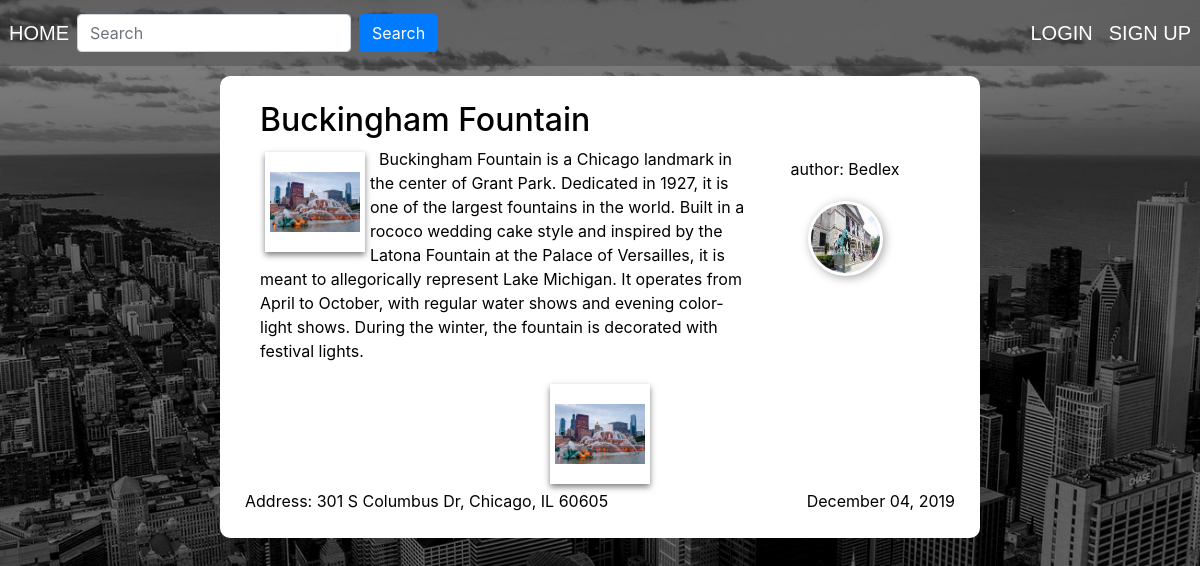
Screenshot of /post/3 with the database file from the repository.
### app_base/models.py (models this page shows, shortened)
class Article(db.Model):
    id = db.Column(db.Integer, primary_key = True)
    category = db.Column(db.String(100), nullable = False)
    title = db.Column(db.String(400),unique = True, nullable = False)
    author = db.Column(db.Integer, db.ForeignKey('user.id'))
    article = db.Column(db.Text, nullable = False)
    location = db.Column(db.String(400), nullable = False)
    source = db.Column(db.String(150))
    date_created = db.Column(db.DateTime, default = datetime.now)
    photopath = db.Column(db.Text)

class User(db.Model,UserMixin):
    id = db.Column(db.Integer, primary_key = True)
    username = db.Column(db.String(100), unique = True, nullable = False)
    firstname = db.Column(db.String(100))
    lastname = db.Column(db.String(100))
    email = db.Column(db.String(150), unique = True ,nullable = False)
    photourl = db.Column(db.String(500))
    password = db.Column(db.String(300), nullable = False)
    date_created = db.Column(db.DateTime, default = datetime.now)
    articles = db.relationship('Article', backref='owner', lazy="dynamic")

### app_base/routes.py (the view)
@app.route("/post/<int:post_id>")
def post(post_id):
    post1 = Article.query.filter_by(id=post_id).first_or_404()
    user = User.query.filter_by(username=post1.author).one_or_none()
    post = Posts()
    post.id = post1.id
    post.category = post1.category
    post.title = post1.title
    post.author = post1.author
    post.authorPhoto = user.photourl
    post.article = post1.article
    post.location = post1.location
    post.source = post1.source
    post.date_created = post1.date_created.strftime('%B %d, %Y')
    post.photopath = text_to_list(post1.photopath)
    return render_template("post.html", post = post)

### app_base/routes.py (called while the page is built)
def text_to_list(text):
    a =[]
    if text:
        a = list(text.split("#!$"))
    return a

### app_base/templates/post.html (shortened to what this page needs)
{% extends "index.html" %}
{% block content %}
<div class="container">
  <div class="row d-flex justify-content-center align-items-center content1">
    <div class="col-12">
  <div class="row d-flex justify-content-center">
  <div class="col-12"><h2>{{ post.title }}</h2>
    {% if post.photopath: %}
  <img class="artimg" src="{{url_for('static',filename='artimages/' + post.photopath[0])}}" alt="{{post.title}}">
    {% endif %}
    <div class="data">
    <div class="avatat_title">author: {{ post.author }}</div>
      {% if post.authorPhoto: %}
    <img class="avatar" src="{{post.authorPhoto}}" alt="{{post.author}}">
      {% endif %}
  </div>
  <p>&nbsp&nbsp{{ post.article|safe }}</p>
</div>
  </div>
<div class="row justify-content-center">
  {% if post.photopath: %}
  {% for photo in post.photopath: %}
  <img class="artimg" src="{{url_for('static',filename='artimages/' + photo)}}" alt="{{post.title}}">
  {% endfor %}
  {% endif %}
</div>
  <div class="row d-flex justify-content-between">
  <div class="support_info ">Address: {{ post.location|safe }} </div>
  <div class="avatat_title">{{ post.date_created }}</div>
  </div>
</div>
</div>
</div>
{% endblock content %}

### app_base/static/css/main.css (style rules this page uses)
body { background-image: url("../img/Chicago_background_QWE.jpg"); background-repeat: no-repeat; background-size: cover; background-attachment: fixed; color: #fff; }
.content1 { display:block; margin: 0px 0px 20px 0px; padding: 25px; width: 100%; background-color: #fff; color: black; border-radius: 10px; }
.avatar { position: relative; margin: 10px 10px; height: 150px; width: 150px; padding:3px; background-color: #fff; box-shadow: 2px 2px 10px #aaaaaa; }
.support_info { display: inline-block; }
.artimg { float:left; height: 250px; width: 250px; object-fit: cover; padding: 10px 10px 25px 10px; margin:15px; box-shadow: 0 3px 6px rgba(0,0,0,.5); }
.data { text-align: center; margin:10px 10px 35px 10px; float:right; width: 170px; height: auto; }
@media (max-width:1750px) { .artimg { float:left; height: 100px; width: 100px; object-fit: contain; padding: 5px; margin:5px; box-shadow: 0 3px 6px rgba(0,0,0,.5); } }
@media (max-width:1750px) { .avatar { position: relative; margin: 20px 15%; height: 75px; width: 75px; padding:3px; background-color: #fff; box-shadow: 2px 2px 10px #aaaaaa; border-radius: 50%; } }

### rows the page displays
Article: title "Buckingham Fountain", photopath (picture), author "Bedlex", article "Buckingham Fountain is a Chicago landmark in the center of Grant Park. Dedicated in 1927, it is one of the largest fountains in the world. Built in a rococo wedding cake style and inspired by the Latona Fountain at the Palace of Versailles, it is meant to allegorically represent Lake Michigan. It operates from April to October, with regular water shows and evening color-light shows. During the winter, the fountain is decorated with festival lights.", location "301 S Columbus Dr, Chicago, IL 60605"
User: authorPhoto (picture)

### other values shown
{{ post.date_created }} "December 04, 2019"
